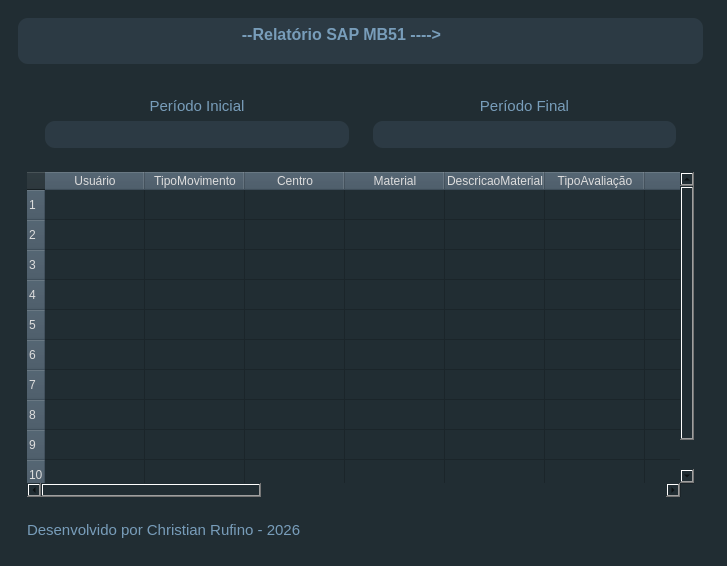
<?xml version="1.0" encoding="UTF-8"?>
<ui version="4.0">
 <class>MainWindow</class>
 <widget class="QMainWindow" name="MainWindow">
  <property name="geometry">
   <rect>
    <x>0</x>
    <y>0</y>
    <width>727</width>
    <height>566</height>
   </rect>
  </property>
  <property name="windowTitle">
   <string>MainWindow</string>
  </property>
  <widget class="QWidget" name="centralwidget">
   <property name="styleSheet">
    <string notr="true">* {

border: none;
background-color: rgb(33,45,51)


}</string>
   </property>
   <layout class="QHBoxLayout" name="horizontalLayout">
    <item>
     <widget class="QFrame" name="main_container">
      <property name="frameShape">
       <enum>QFrame::StyledPanel</enum>
      </property>
      <property name="frameShadow">
       <enum>QFrame::Raised</enum>
      </property>
      <layout class="QVBoxLayout" name="verticalLayout">
       <item>
        <widget class="QFrame" name="frame">
         <property name="styleSheet">
          <string notr="true">QFrame {

background-color: rgba(61,80,95,100);
border-radius:10px

}

QLabel {

color:rgb(120,157,186);
background-color:none;
}

QPushButton {
background-color:none;
}</string>
         </property>
         <property name="frameShape">
          <enum>QFrame::StyledPanel</enum>
         </property>
         <property name="frameShadow">
          <enum>QFrame::Raised</enum>
         </property>
         <layout class="QHBoxLayout" name="horizontalLayout_3">
          <item>
           <widget class="QLabel" name="label_2">
            <property name="sizePolicy">
             <sizepolicy hsizetype="Expanding" vsizetype="Preferred">
              <horstretch>0</horstretch>
              <verstretch>0</verstretch>
             </sizepolicy>
            </property>
            <property name="text">
             <string>&lt;html&gt;&lt;head/&gt;&lt;body&gt;&lt;p align=&quot;center&quot;&gt;&lt;img src=&quot;:/icons/_imgs/analytics_117968.png&quot;/&gt;&lt;span style=&quot; font-size:18pt; font-weight:700; vertical-align:super;&quot;&gt;--Relatório SAP MB51 ----&amp;gt;&lt;/span&gt;&lt;/p&gt;&lt;/body&gt;&lt;/html&gt;</string>
            </property>
           </widget>
          </item>
          <item>
           <widget class="QPushButton" name="btn_toggle">
            <property name="cursor">
             <cursorShape>PointingHandCursor</cursorShape>
            </property>
            <property name="text">
             <string/>
            </property>
            <property name="icon">
             <iconset resource="icons.qrc">
              <normaloff>:/icons/_imgs/menu2.png</normaloff>:/icons/_imgs/menu2.png</iconset>
            </property>
            <property name="iconSize">
             <size>
              <width>32</width>
              <height>32</height>
             </size>
            </property>
           </widget>
          </item>
         </layout>
        </widget>
       </item>
       <item>
        <widget class="QFrame" name="main_frame">
         <property name="sizePolicy">
          <sizepolicy hsizetype="Preferred" vsizetype="Expanding">
           <horstretch>0</horstretch>
           <verstretch>0</verstretch>
          </sizepolicy>
         </property>
         <property name="frameShape">
          <enum>QFrame::StyledPanel</enum>
         </property>
         <property name="frameShadow">
          <enum>QFrame::Raised</enum>
         </property>
         <layout class="QVBoxLayout" name="verticalLayout_7">
          <item>
           <widget class="QFrame" name="frame_7">
            <property name="frameShape">
             <enum>QFrame::StyledPanel</enum>
            </property>
            <property name="frameShadow">
             <enum>QFrame::Raised</enum>
            </property>
            <layout class="QHBoxLayout" name="horizontalLayout_5">
             <item>
              <widget class="QFrame" name="frame_8">
               <property name="frameShape">
                <enum>QFrame::StyledPanel</enum>
               </property>
               <property name="frameShadow">
                <enum>QFrame::Raised</enum>
               </property>
               <layout class="QVBoxLayout" name="verticalLayout_5">
                <item>
                 <widget class="QLabel" name="label_4">
                  <property name="font">
                   <font>
                    <pointsize>11</pointsize>
                   </font>
                  </property>
                  <property name="styleSheet">
                   <string notr="true">color:rgb(120,157,186);</string>
                  </property>
                  <property name="text">
                   <string>&lt;html&gt;&lt;head/&gt;&lt;body&gt;&lt;p align=&quot;center&quot;&gt;Período Inicial&lt;/p&gt;&lt;/body&gt;&lt;/html&gt;</string>
                  </property>
                 </widget>
                </item>
                <item>
                 <widget class="QLineEdit" name="txt_periodo_inicial">
                  <property name="minimumSize">
                   <size>
                    <width>0</width>
                    <height>27</height>
                   </size>
                  </property>
                  <property name="font">
                   <font>
                    <pointsize>11</pointsize>
                   </font>
                  </property>
                  <property name="styleSheet">
                   <string notr="true">

QLineEdit{ 

	background-color: rgba(61,80,95,100);
	border-radius:10px;
	color:rgb(255,255,255);
}</string>
                  </property>
                  <property name="alignment">
                   <set>Qt::AlignCenter</set>
                  </property>
                 </widget>
                </item>
               </layout>
              </widget>
             </item>
             <item>
              <widget class="QFrame" name="frame_9">
               <property name="frameShape">
                <enum>QFrame::StyledPanel</enum>
               </property>
               <property name="frameShadow">
                <enum>QFrame::Raised</enum>
               </property>
               <layout class="QVBoxLayout" name="verticalLayout_6">
                <item>
                 <widget class="QLabel" name="label_5">
                  <property name="font">
                   <font>
                    <pointsize>11</pointsize>
                   </font>
                  </property>
                  <property name="styleSheet">
                   <string notr="true">color:rgb(120,157,186);</string>
                  </property>
                  <property name="text">
                   <string>&lt;html&gt;&lt;head/&gt;&lt;body&gt;&lt;p align=&quot;center&quot;&gt;Período Final&lt;/p&gt;&lt;/body&gt;&lt;/html&gt;</string>
                  </property>
                 </widget>
                </item>
                <item>
                 <widget class="QLineEdit" name="txt_period_final">
                  <property name="minimumSize">
                   <size>
                    <width>0</width>
                    <height>27</height>
                   </size>
                  </property>
                  <property name="font">
                   <font>
                    <pointsize>11</pointsize>
                   </font>
                  </property>
                  <property name="styleSheet">
                   <string notr="true">

QLineEdit{ 

	background-color: rgba(61,80,95,100);
	border-radius:10px;
	color:rgb(255,255,255);
}</string>
                  </property>
                  <property name="alignment">
                   <set>Qt::AlignCenter</set>
                  </property>
                 </widget>
                </item>
               </layout>
              </widget>
             </item>
            </layout>
           </widget>
          </item>
          <item>
           <widget class="QTableWidget" name="tb_razao">
            <property name="styleSheet">
             <string notr="true">QHeaderView::section{

	background-color:rgba(61,80,95,100);
	color:rgb(221,221,221);
}

QTableWidget{
	color:rgb(221,221,221);

}</string>
            </property>
            <property name="rowCount">
             <number>10</number>
            </property>
            <row/>
            <row/>
            <row/>
            <row/>
            <row/>
            <row/>
            <row/>
            <row/>
            <row/>
            <row/>
            <column>
             <property name="text">
              <string>Usuário</string>
             </property>
            </column>
            <column>
             <property name="text">
              <string>TipoMovimento</string>
             </property>
            </column>
            <column>
             <property name="text">
              <string>Centro</string>
             </property>
            </column>
            <column>
             <property name="text">
              <string>Material</string>
             </property>
            </column>
            <column>
             <property name="text">
              <string>DescricaoMaterial</string>
             </property>
            </column>
            <column>
             <property name="text">
              <string>TipoAvaliação</string>
             </property>
            </column>
            <column>
             <property name="text">
              <string>Lote</string>
             </property>
            </column>
            <column>
             <property name="text">
              <string>ElementoPEP</string>
             </property>
            </column>
            <column>
             <property name="text">
              <string>Doc.Material</string>
             </property>
            </column>
            <column>
             <property name="text">
              <string>DataLçto.</string>
             </property>
            </column>
            <column>
             <property name="text">
              <string>Quantidade</string>
             </property>
            </column>
            <column>
             <property name="text">
              <string>Pedido</string>
             </property>
            </column>
            <column>
             <property name="text">
              <string>Referência</string>
             </property>
            </column>
            <column>
             <property name="text">
              <string>TextoCabechalo</string>
             </property>
            </column>
            <column>
             <property name="text">
              <string>DiagramadeRede</string>
             </property>
            </column>
            <column>
             <property name="text">
              <string>DiagramadeRede</string>
             </property>
            </column>
            <column>
             <property name="text">
              <string>Montante</string>
             </property>
            </column>
           </widget>
          </item>
         </layout>
        </widget>
       </item>
       <item>
        <widget class="QFrame" name="frame_3">
         <property name="frameShape">
          <enum>QFrame::StyledPanel</enum>
         </property>
         <property name="frameShadow">
          <enum>QFrame::Raised</enum>
         </property>
         <layout class="QHBoxLayout" name="horizontalLayout_4">
          <item>
           <widget class="QLabel" name="label_3">
            <property name="font">
             <font>
              <pointsize>11</pointsize>
             </font>
            </property>
            <property name="styleSheet">
             <string notr="true">color:rgb(120,157,186);</string>
            </property>
            <property name="text">
             <string>Desenvolvido por Christian Rufino - 2026</string>
            </property>
           </widget>
          </item>
         </layout>
        </widget>
       </item>
      </layout>
     </widget>
    </item>
    <item>
     <widget class="QFrame" name="right_frame">
      <property name="maximumSize">
       <size>
        <width>0</width>
        <height>16777215</height>
       </size>
      </property>
      <property name="frameShape">
       <enum>QFrame::StyledPanel</enum>
      </property>
      <property name="frameShadow">
       <enum>QFrame::Raised</enum>
      </property>
      <layout class="QVBoxLayout" name="verticalLayout_2">
       <item>
        <widget class="QFrame" name="frame_logo">
         <property name="styleSheet">
          <string notr="true">QFrame {

background-color: rgba(61,80,95,100);
border-radius:10px

}
</string>
         </property>
         <property name="frameShape">
          <enum>QFrame::StyledPanel</enum>
         </property>
         <property name="frameShadow">
          <enum>QFrame::Raised</enum>
         </property>
         <layout class="QVBoxLayout" name="verticalLayout_4">
          <item>
           <widget class="QFrame" name="frame_6">
            <property name="frameShape">
             <enum>QFrame::StyledPanel</enum>
            </property>
            <property name="frameShadow">
             <enum>QFrame::Raised</enum>
            </property>
            <layout class="QHBoxLayout" name="horizontalLayout_2">
             <item>
              <widget class="QLabel" name="label">
               <property name="styleSheet">
                <string notr="true"/>
               </property>
               <property name="text">
                <string>&lt;html&gt;&lt;head/&gt;&lt;body&gt;&lt;p align=&quot;center&quot;&gt;&lt;img src=&quot;:/icons/_imgs/logo.png&quot;/&gt;&lt;/p&gt;&lt;/body&gt;&lt;/html&gt;</string>
               </property>
              </widget>
             </item>
            </layout>
           </widget>
          </item>
         </layout>
        </widget>
       </item>
       <item>
        <widget class="QFrame" name="frame_buttons">
         <property name="sizePolicy">
          <sizepolicy hsizetype="Preferred" vsizetype="Expanding">
           <horstretch>0</horstretch>
           <verstretch>0</verstretch>
          </sizepolicy>
         </property>
         <property name="styleSheet">
          <string notr="true">QFrame {

	background-color: rgba(61,80,95,100);
	border-radius:10px

}

QPushButton {
	color: rgb(255,255,255);
	background-color: rgba(33,43,51,100);
	border-radius:5px

}
QPushButton:hover{
background-color: rgb(120,157,186);
color:rgb(45,45,45)
}

</string>
         </property>
         <property name="frameShape">
          <enum>QFrame::StyledPanel</enum>
         </property>
         <property name="frameShadow">
          <enum>QFrame::Raised</enum>
         </property>
         <layout class="QVBoxLayout" name="verticalLayout_3">
          <item>
           <widget class="QPushButton" name="btn_login">
            <property name="minimumSize">
             <size>
              <width>120</width>
              <height>28</height>
             </size>
            </property>
            <property name="font">
             <font>
              <pointsize>11</pointsize>
             </font>
            </property>
            <property name="cursor">
             <cursorShape>PointingHandCursor</cursorShape>
            </property>
            <property name="text">
             <string>Login</string>
            </property>
           </widget>
          </item>
          <item>
           <widget class="QPushButton" name="btn_razao">
            <property name="minimumSize">
             <size>
              <width>120</width>
              <height>28</height>
             </size>
            </property>
            <property name="font">
             <font>
              <pointsize>11</pointsize>
             </font>
            </property>
            <property name="cursor">
             <cursorShape>PointingHandCursor</cursorShape>
            </property>
            <property name="text">
             <string>Razão</string>
            </property>
           </widget>
          </item>
          <item>
           <widget class="QPushButton" name="btn_excel">
            <property name="minimumSize">
             <size>
              <width>120</width>
              <height>28</height>
             </size>
            </property>
            <property name="font">
             <font>
              <pointsize>11</pointsize>
             </font>
            </property>
            <property name="cursor">
             <cursorShape>PointingHandCursor</cursorShape>
            </property>
            <property name="text">
             <string>Excel</string>
            </property>
           </widget>
          </item>
          <item>
           <widget class="QPushButton" name="btn_email">
            <property name="minimumSize">
             <size>
              <width>120</width>
              <height>28</height>
             </size>
            </property>
            <property name="font">
             <font>
              <pointsize>11</pointsize>
             </font>
            </property>
            <property name="cursor">
             <cursorShape>PointingHandCursor</cursorShape>
            </property>
            <property name="text">
             <string>Email</string>
            </property>
           </widget>
          </item>
          <item>
           <spacer name="verticalSpacer">
            <property name="orientation">
             <enum>Qt::Vertical</enum>
            </property>
            <property name="sizeHint" stdset="0">
             <size>
              <width>20</width>
              <height>40</height>
             </size>
            </property>
           </spacer>
          </item>
          <item>
           <widget class="QPushButton" name="btn_fechar">
            <property name="minimumSize">
             <size>
              <width>120</width>
              <height>28</height>
             </size>
            </property>
            <property name="font">
             <font>
              <pointsize>11</pointsize>
             </font>
            </property>
            <property name="cursor">
             <cursorShape>PointingHandCursor</cursorShape>
            </property>
            <property name="text">
             <string>Fechar SAP</string>
            </property>
           </widget>
          </item>
         </layout>
        </widget>
       </item>
      </layout>
     </widget>
    </item>
   </layout>
  </widget>
 </widget>
 <resources>
  <include location="icons.qrc"/>
 </resources>
 <connections/>
</ui>
